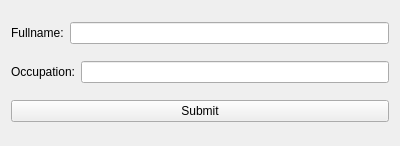
<?xml version="1.0" encoding="UTF-8"?>
<ui version="4.0">
 <class>Widget</class>
 <widget class="QWidget" name="Widget">
  <property name="geometry">
   <rect>
    <x>0</x>
    <y>0</y>
    <width>400</width>
    <height>146</height>
   </rect>
  </property>
  <property name="windowTitle">
   <string>Form</string>
  </property>
  <layout class="QVBoxLayout" name="verticalLayout">
   <item>
    <layout class="QHBoxLayout" name="horizontalLayout">
     <item>
      <widget class="QLabel" name="label">
       <property name="text">
        <string>Fullname:</string>
       </property>
      </widget>
     </item>
     <item>
      <widget class="QLineEdit" name="fullname_line_edit"/>
     </item>
    </layout>
   </item>
   <item>
    <layout class="QHBoxLayout" name="horizontalLayout_2">
     <item>
      <widget class="QLabel" name="label_2">
       <property name="text">
        <string>Occupation:</string>
       </property>
      </widget>
     </item>
     <item>
      <widget class="QLineEdit" name="occupation_line_edit"/>
     </item>
    </layout>
   </item>
   <item>
    <widget class="QPushButton" name="submit_button">
     <property name="text">
      <string>Submit</string>
     </property>
    </widget>
   </item>
  </layout>
 </widget>
 <resources/>
 <connections/>
</ui>
